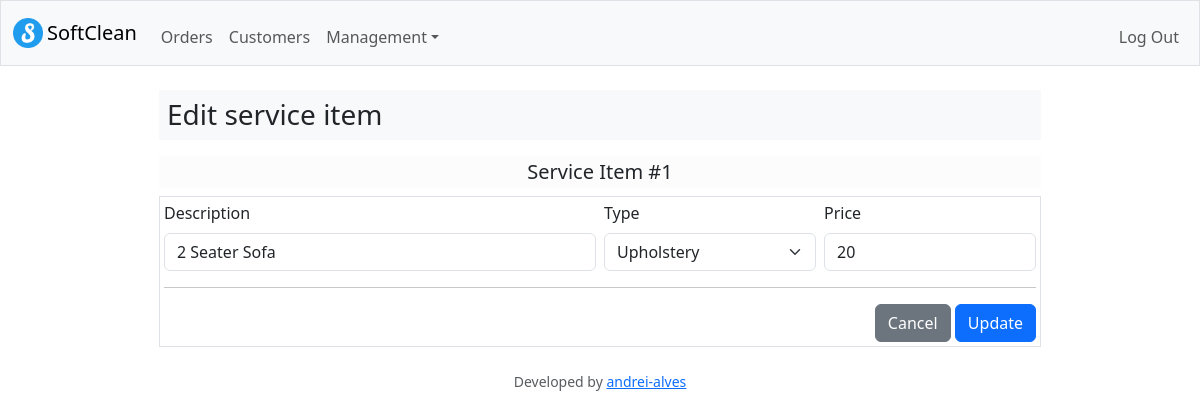
Screenshot of /services/edit=1 (signed in) with the database file from the repository.
### tables this page shows
CREATE TABLE services (
    id INTEGER PRIMARY KEY AUTOINCREMENT NOT NULL,
    type TEXT NOT NULL,
    description TEXT NOT NULL,
    price NUMERIC NOT NULL
);

### app.py (the view)
@app.route("/services/edit=<service_id>", methods=["GET", "POST"])
@login_required
def edit_service(service_id):
    service_types = [
        "Upholstery",
        "Rug",
        "Baby",
        "Others"
    ]
    if request.method == "POST":
        if not request.form.get("description"):
            flash("You must provide a service description")
            return redirect("/services")
        elif not request.form.get("type") or request.form.get("type") not in service_types:
            flash("You must provide a service type")
            return redirect("/services")
        elif not request.form.get("price"):
            flash("You must provide a price")
            return redirect("/services")
        service_description = request.form.get("description").title()
        db.execute(
            "UPDATE services SET type = ?, description = ?, price = ? WHERE id = ?;",
            request.form.get("type"),
            service_description,
            request.form.get("price"),
            service_id
        )
        flash("Service successfully updated!")
        return redirect("/services")
    else:
        service = db.execute(
            "SELECT * FROM services WHERE id = ?;",
            service_id
        )
        return render_template("edit_service.html", service=service[0], service_types=service_types)

### app.py (called while the page is built)
@app.after_request
def after_request(response):
    response.headers["Cache-Control"] = "no-cache, no-store, must-revalidate"
    response.headers["Expires"] = 0
    response.headers["Pragma"] = "no-cache"
    return response

### helpers.py (called while the page is built)
def login_required(f):
    @wraps(f)
    def decorated_function(*args, **kwargs):
        if session.get("user_id") is None:
            return redirect("/login")
        return f(*args, **kwargs)
    return decorated_function

### templates/edit_service.html (shortened to what this page needs)
{% extends "layout.html" %}
{% block main %}
<div class="d-flex justify-content-center mb-2">
    <h3 class="bg-light w-75 p-2 text-start">Edit service item</h3>
</div>
<div class="d-flex justify-content-center mb-0">
    <h5 class="bg-light-subtle w-75 p-1 text-center">Service Item #{{ service["id"] }}</h5>
</div>
<div class="d-flex justify-content-center mt-0">
    <form action="/services/edit={{ service['id'] }}" method="post" class="w-75 text-start border p-1">
        <div class="row g-2">
            <div class="col-md-6">
                <label for="description" class="form-label">Description</label>
                <input type="text" class="form-control" id="description" name="description" autocomplete="off" value="{{ service['description'] }}">
            </div>
            <div class="col-md-3">
                <label for="type" class="form-label">Type</label>
                <select class="form-select" name="type" id="type">
                    <option selected>{{ service["type"] }}</option>
                </select>
            </div>
            <div class="col-md-3">
                <label for="price" class="form-label">Price</label>
                <input type="number" class="form-control" id="price" name="price" autocomplete="off" value="{{ service['price'] }}">
            </div>
        </div>
        <hr>
        <div class="text-end mt-2">
            <a href="/services" class="btn btn-secondary">Cancel</a>
            <button type="submit" class="btn btn-primary">Update</button>
        </div>
    </form>
</div>
{% endblock %}

### static/styles.css (style rules this page uses)
input[type="number"] { -moz-appearance: textfield; }

### rows the page displays
services: id "1", description "2 Seater Sofa", type "Upholstery", price "20"
